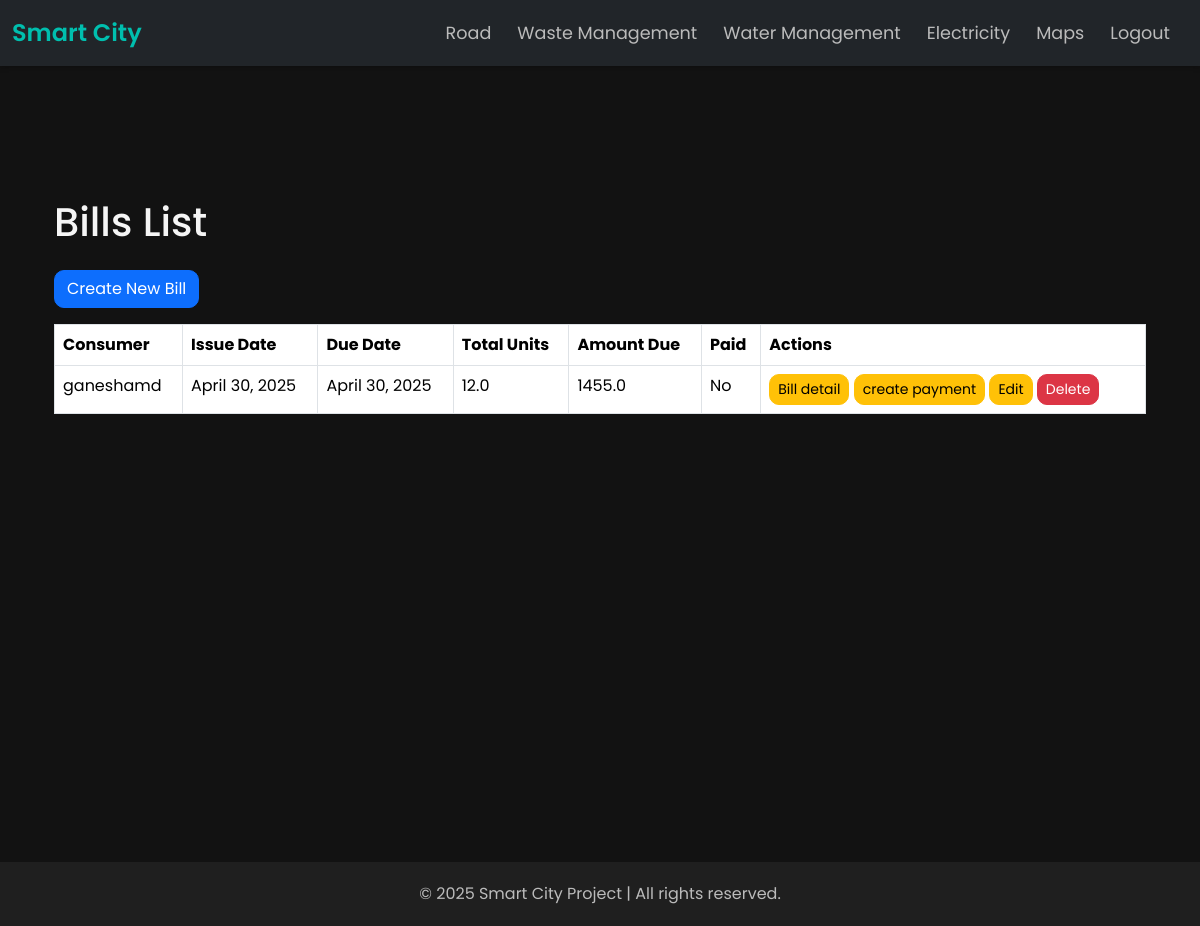
Screenshot of /electricity/bills/ (signed in) with the database file from the repository.
### electricity/models.py (models this page shows, shortened)
class Bill(models.Model):
    consumer = models.ForeignKey(Consumer, on_delete=models.CASCADE)
    issue_date = models.DateField()
    due_date = models.DateField()
    total_units = models.FloatField()
    amount_due = models.FloatField()
    is_paid = models.BooleanField(default=False)

class Consumer(models.Model):
    user = models.OneToOneField(User, on_delete=models.CASCADE)
    address = models.TextField()
    meter_number = models.CharField(max_length=100, unique=True)
    connected_transformer = models.ForeignKey(Transformer, on_delete=models.SET_NULL, null=True)

### electricity/views.py (the view)
# urls.py: path('bills/', views.bill_list, name='bill_list'),
def bill_list(request):
    bills = None
    if request.user.is_superuser:
        bills = Bill.objects.all()
    else:
        bills = Bill.objects.filter(consumer__user = request.user)
    return render(request, 'electricity/bill_list.html', {'bills': bills})

### electricity/templates/electricity/bill_list.html (shortened to what this page needs)
{%extends 'base_generic.html'%}
{%block content%}
<div class="container mt-5">
    <h1 class="mb-4">Bills List</h1>
    {%if user.is_superuser%}
    <a href="{% url 'electricity:bill_create' %}" class="btn btn-primary mb-3">Create New Bill</a>
    {%endif%}
    <table class="table table-bordered">
        <thead>
            <tr>
                <th>Consumer</th>
                <th>Issue Date</th>
                <th>Due Date</th>
                <th>Total Units</th>
                <th>Amount Due</th>
                <th>Paid</th>
                <th>Actions</th>
            </tr>
        </thead>
        <tbody>
            {% for bill in bills %}
                <tr>
                    <td>{{ bill.consumer.user.username }}</td>
                    <td>{{ bill.issue_date }}</td>
                    <td>{{ bill.due_date }}</td>
                    <td>{{ bill.total_units }}</td>
                    <td>{{ bill.amount_due }}</td>
                    <td>{% if bill.is_paid %} Yes {% else %} No {% endif %}</td>
                    <td>
                        <a href="{% url 'electricity:bill_detail' bill.pk %}" class="btn btn-warning btn-sm">Bill detail</a>
                        <a href="{% url 'electricity:create_payment' bill.pk %}" class="btn btn-warning btn-sm">create payment</a>
                        {%if user.is_superuser%}
                        <a href="{% url 'electricity:bill_update' bill.pk %}" class="btn btn-warning btn-sm">Edit</a>
                        <a href="{% url 'electricity:bill_delete' bill.pk %}" class="btn btn-danger btn-sm">Delete</a>
                        {%endif%}
                    </td>
                </tr>
            {% endfor %}
        </tbody>
    </table>
</div>
{%endblock%}

### templates/base_generic.html (style rules this page uses)
body { background-color: #121212; font-family: 'Poppins', sans-serif; color: #f5f5f5; margin: 0; }
.container { min-height: 80vh; padding-top: 30px; padding-bottom: 30px; }
.btn { border-radius: 10px; transition: all 0.3s ease; }
.navbar, .container, .footer { animation: fadeIn 0.8s ease-out; }

### rows the page displays
Bill: consumer.user.username "ganeshamd", issue_date "April 30, 2025", due_date "April 30, 2025", total_units "12.0", amount_due "1455.0", is_paid "No"
